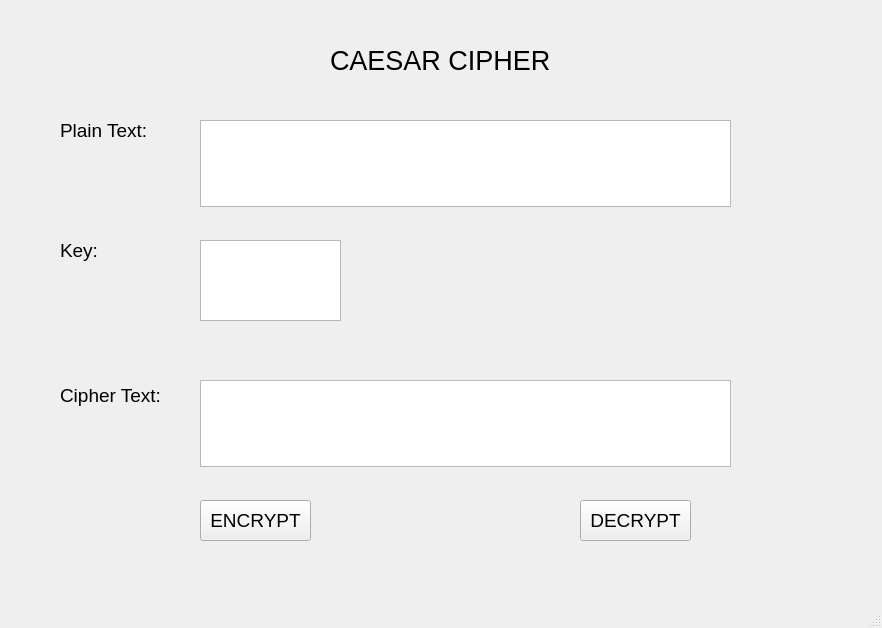
<?xml version="1.0" encoding="UTF-8"?>
<ui version="4.0">
 <class>MainWindow</class>
 <widget class="QMainWindow" name="MainWindow">
  <property name="geometry">
   <rect>
    <x>0</x>
    <y>0</y>
    <width>882</width>
    <height>628</height>
   </rect>
  </property>
  <property name="windowTitle">
   <string>MainWindow</string>
  </property>
  <widget class="QWidget" name="centralwidget">
   <widget class="QLabel" name="label">
    <property name="geometry">
     <rect>
      <x>60</x>
      <y>120</y>
      <width>111</width>
      <height>21</height>
     </rect>
    </property>
    <property name="font">
     <font>
      <pointsize>14</pointsize>
     </font>
    </property>
    <property name="text">
     <string>Plain Text:</string>
    </property>
   </widget>
   <widget class="QLabel" name="label_2">
    <property name="geometry">
     <rect>
      <x>60</x>
      <y>230</y>
      <width>81</width>
      <height>41</height>
     </rect>
    </property>
    <property name="font">
     <font>
      <pointsize>14</pointsize>
     </font>
    </property>
    <property name="text">
     <string>Key:</string>
    </property>
   </widget>
   <widget class="QLabel" name="label_3">
    <property name="geometry">
     <rect>
      <x>60</x>
      <y>380</y>
      <width>121</width>
      <height>31</height>
     </rect>
    </property>
    <property name="font">
     <font>
      <pointsize>14</pointsize>
     </font>
    </property>
    <property name="text">
     <string>Cipher Text:</string>
    </property>
   </widget>
   <widget class="QPlainTextEdit" name="txt_plaintext">
    <property name="geometry">
     <rect>
      <x>200</x>
      <y>120</y>
      <width>531</width>
      <height>87</height>
     </rect>
    </property>
   </widget>
   <widget class="QLabel" name="label_4">
    <property name="geometry">
     <rect>
      <x>330</x>
      <y>40</y>
      <width>251</width>
      <height>41</height>
     </rect>
    </property>
    <property name="minimumSize">
     <size>
      <width>251</width>
      <height>16</height>
     </size>
    </property>
    <property name="font">
     <font>
      <pointsize>20</pointsize>
     </font>
    </property>
    <property name="text">
     <string>CAESAR CIPHER</string>
    </property>
   </widget>
   <widget class="QPlainTextEdit" name="txt_key">
    <property name="geometry">
     <rect>
      <x>200</x>
      <y>240</y>
      <width>141</width>
      <height>81</height>
     </rect>
    </property>
   </widget>
   <widget class="QPlainTextEdit" name="txt_ciphertext">
    <property name="geometry">
     <rect>
      <x>200</x>
      <y>380</y>
      <width>531</width>
      <height>87</height>
     </rect>
    </property>
   </widget>
   <widget class="QToolButton" name="btn_encrypt">
    <property name="geometry">
     <rect>
      <x>200</x>
      <y>500</y>
      <width>111</width>
      <height>41</height>
     </rect>
    </property>
    <property name="font">
     <font>
      <pointsize>14</pointsize>
     </font>
    </property>
    <property name="text">
     <string>ENCRYPT</string>
    </property>
   </widget>
   <widget class="QToolButton" name="btn_decrypt">
    <property name="geometry">
     <rect>
      <x>580</x>
      <y>500</y>
      <width>111</width>
      <height>41</height>
     </rect>
    </property>
    <property name="font">
     <font>
      <pointsize>14</pointsize>
     </font>
    </property>
    <property name="text">
     <string>DECRYPT</string>
    </property>
   </widget>
  </widget>
  <widget class="QMenuBar" name="menubar">
   <property name="geometry">
    <rect>
     <x>0</x>
     <y>0</y>
     <width>882</width>
     <height>26</height>
    </rect>
   </property>
  </widget>
  <widget class="QStatusBar" name="statusbar"/>
 </widget>
 <resources/>
 <connections/>
</ui>
